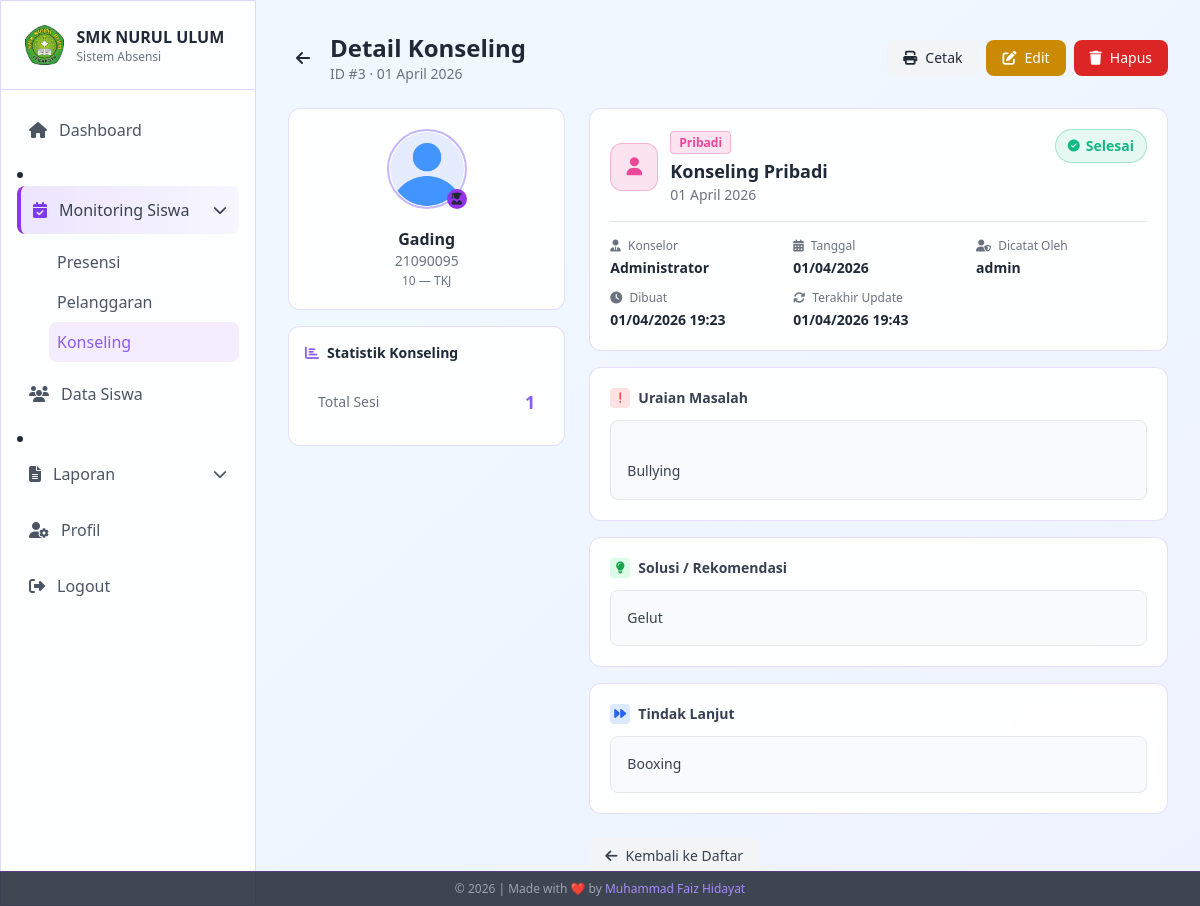
Screenshot of /admin/absensi/detailk.php?id=3 (signed in) with the database file from the repository.
### tables this page shows
CREATE TABLE `konseling` (
  `id` int NOT NULL AUTO_INCREMENT,
  `siswa_id` int NOT NULL,
  `tanggal` date NOT NULL,
  `jenis_konseling` varchar(20) NOT NULL,
  `masalah` text NOT NULL,
  `solusi` text,
  `tindak_lanjut` text,
  `konselor` varchar(100) NOT NULL,
  `status` varchar(20) DEFAULT 'Pending',
  `created_by` int DEFAULT NULL COMMENT 'FK ke users.id (admin yang input)',
  `created_at` timestamp NULL DEFAULT CURRENT_TIMESTAMP,
  `updated_at` timestamp NULL DEFAULT CURRENT_TIMESTAMP ON UPDATE CURRENT_TIMESTAMP,
  PRIMARY KEY (`id`)
);

CREATE TABLE `siswa` (
  `id` int NOT NULL AUTO_INCREMENT,
  `user_id` int DEFAULT NULL COMMENT 'FK ke tabel users',
  `nis` varchar(20) NOT NULL,
  `nama_lengkap` varchar(100) NOT NULL,
  `kelas` enum('10','11','12') NOT NULL,
  `jurusan` enum('TKJ','MP','AKL','TSM','TKR') NOT NULL,
  `email` varchar(100) NOT NULL,
  `password` varchar(255) NOT NULL,
  `foto_profil` varchar(255) DEFAULT 'assets/default/photo-profile.png',
  `created_at` timestamp NOT NULL DEFAULT CURRENT_TIMESTAMP,
  `updated_at` timestamp NOT NULL DEFAULT CURRENT_TIMESTAMP ON UPDATE CURRENT_TIMESTAMP,
  PRIMARY KEY (`id`),
  UNIQUE KEY `nis` (`nis`),
  UNIQUE KEY `email` (`email`),
  KEY `fk_siswa_user` (`user_id`),
  CONSTRAINT `fk_siswa_user` FOREIGN KEY (`user_id`) REFERENCES `users` (`id`) ON DELETE SET NULL
);

CREATE TABLE `users` (
  `id` int NOT NULL AUTO_INCREMENT,
  `username` varchar(50) NOT NULL,
  `email` varchar(100) NOT NULL,
  `password` varchar(255) NOT NULL,
  `nama_lengkap` varchar(100) NOT NULL,
  `role` enum('admin','siswa','kepsek','wali_kelas') NOT NULL,
  `foto_profil` varchar(255) DEFAULT 'assets/default/photo-profile.png',
  `last_login` datetime DEFAULT NULL,
  `nip` varchar(30) DEFAULT NULL COMMENT 'Untuk kepsek dan wali_kelas',
  `nis` varchar(20) DEFAULT NULL COMMENT 'Untuk siswa',
  `kelas` varchar(20) DEFAULT NULL COMMENT 'Untuk wali_kelas (nama jurusan) & siswa (10/11/12)',
  `tingkat` enum('10','11','12') DEFAULT NULL COMMENT 'Untuk wali_kelas & siswa',
  `rombel` varchar(30) DEFAULT NULL COMMENT 'Contoh: TKR 1',
  `jurusan` varchar(50) DEFAULT NULL COMMENT 'Untuk wali_kelas & siswa',
  `created_at` timestamp NOT NULL DEFAULT CURRENT_TIMESTAMP,
  `updated_at` timestamp NOT NULL DEFAULT CURRENT_TIMESTAMP ON UPDATE CURRENT_TIMESTAMP,
  PRIMARY KEY (`id`),
  UNIQUE KEY `username` (`username`),
  UNIQUE KEY `email` (`email`),
  UNIQUE KEY `nis` (`nis`)
);

### admin/absensi/detailk.php (the view, shortened to what the rows shown need)
<?php
require_once '../../config/database.php';
$id = (int) ($_GET['id'] ?? 0);
$stmt = $conn->prepare(
    "SELECT k.*,
            s.nama_lengkap, s.nis, s.kelas, s.jurusan, s.foto_profil,
            u.username as nama_admin
     FROM konseling k
     JOIN siswa s ON k.siswa_id = s.id
     LEFT JOIN users u ON k.created_by = u.id
     WHERE k.id = :id"
);
$stmt->execute(['id' => $id]);
$k = $stmt->fetch(PDO::FETCH_ASSOC);
function statusClass($s)
{
    return match ($s) {
        'Selesai' => 'status-selesai',
        'Ditunda' => 'status-ditunda',
        default => 'status-proses',
    };
}
function statusIcon($s)
{
    return match ($s) {
        'Selesai' => 'fa-check-circle',
        'Ditunda' => 'fa-pause-circle',
        default => 'fa-spinner',
    };
}
function jenisClass($j)
{
    return 'badge-' . strtolower($j);
}
?>
<!DOCTYPE html>
<html lang="en">
<head>
    <script src="https://cdn.tailwindcss.com"></script>
    <link rel="stylesheet" href="https://cdnjs.cloudflare.com/ajax/libs/font-awesome/6.4.2/css/all.min.css">
</head>
<body class="min-h-screen text-gray-800 bg-fixed">
    <aside id="sidebar"
        class="fixed top-0 left-0 h-screen w-64 glass-effect border-r border-violet-200 z-50 sidebar-transition -translate-x-full lg:translate-x-0">
        <div class="flex items-center justify-between p-4 lg:p-6 border-b border-violet-200">
            <div class="flex items-center gap-3">
                <div>
                    <h1 class="font-semibold text-sm lg:text-base text-gray-800">SMK NURUL ULUM</h1>
                </div>
            </div>
        </div>
    </aside>
    <main class="lg:ml-64 min-h-screen bg-gradient-to-br from-sky-50 to-indigo-50 transition-all duration-300">
        <div class="p-4 lg:p-8">
            <div class="max-w-5xl mx-auto">
                <div class="flex flex-wrap items-center justify-between gap-4 mb-6 no-print">
                    <div class="flex items-center gap-3">
                        <div>
                            <h1 class="text-xl md:text-2xl font-bold">Detail Konseling</h1>
                            <p class="text-gray-500 text-sm">ID #<?= $k['id'] ?> &middot;
                                <?= date('d F Y', strtotime($k['tanggal'])) ?></p>
                        </div>
                    </div>
                </div>
                <div class="grid grid-cols-1 lg:grid-cols-3 gap-6">
                    <div class="lg:col-span-1 space-y-4">
                        <div class="glass-effect rounded-xl p-5 text-center animate-fade-in">
                            <div class="relative inline-block mb-3">
                                <img src="../../<?= $k['foto_profil'] ?: 'assets/default/avatar.png' ?>"
                                    alt="Foto Siswa"
                                    class="w-20 h-20 rounded-full object-cover border-2 border-violet-300 mx-auto">
                                <span
                                    class="absolute bottom-0 right-0 w-5 h-5 bg-purple-600 rounded-full flex items-center justify-center">
                                    <i class="fas fa-user-graduate text-xs"></i>
                                </span>
                            </div>
                            <h2 class="font-bold text-base"><?= htmlspecialchars($k['nama_lengkap']) ?></h2>
                            <p class="text-gray-500 text-sm"><?= $k['nis'] ?></p>
                            <p class="text-gray-500 text-xs mt-0.5"><?= $k['kelas'] ?> &mdash; <?= $k['jurusan'] ?></p>
                        </div>
                    </div>
                    <div class="lg:col-span-2 space-y-4">
                        <div class="glass-effect rounded-xl p-5 animate-fade-in">
                            <div class="flex flex-wrap items-start justify-between gap-4">
                                <div class="flex items-center gap-3">
                                    <div>
                                        <span class="text-xs font-bold px-2 py-0.5 rounded <?= jenisClass($k['jenis_konseling']) ?>">
                                            <?= htmlspecialchars($k['jenis_konseling']) ?>
                                        </span>
                                        <p class="text-lg font-bold mt-1 text-gray-800">Konseling <?= htmlspecialchars($k['jenis_konseling']) ?></p>
                                        <p class="text-gray-500 text-sm"><?= date('d F Y', strtotime($k['tanggal'])) ?></p>
                                    </div>
                                </div>
                                <div class="flex flex-col items-end gap-2">
                                    <span class="px-3 py-1.5 rounded-full text-sm font-semibold flex items-center gap-1.5 <?= statusClass($k['status']) ?>">
                                        <i class="fas <?= statusIcon($k['status']) ?> text-xs"></i>
                                        <?= $k['status'] ?>
                                    </span>
                                </div>
                            </div>
                            <div class="mt-4 grid grid-cols-2 sm:grid-cols-3 gap-3 pt-4 border-t border-gray-200">
                                <div>
                                    <p class="text-xs text-gray-500 mb-1"><i class="fas fa-user-tie mr-1"></i> Konselor</p>
                                    <p class="text-sm font-semibold text-gray-800"><?= htmlspecialchars($k['konselor']) ?></p>
                                </div>
                                <div>
                                    <p class="text-xs text-gray-500 mb-1"><i class="fas fa-calendar-alt mr-1"></i> Tanggal</p>
                                    <p class="text-sm font-semibold text-gray-800"><?= date('d/m/Y', strtotime($k['tanggal'])) ?></p>
                                </div>
                                <div>
                                    <p class="text-xs text-gray-500 mb-1"><i class="fas fa-user-shield mr-1"></i> Dicatat Oleh</p>
                                    <p class="text-sm font-semibold text-gray-800"><?= htmlspecialchars($k['nama_admin'] ?? 'Admin') ?></p>
                                </div>
                                <div>
                                    <p class="text-xs text-gray-500 mb-1"><i class="fas fa-clock mr-1"></i> Dibuat</p>
                                    <p class="text-sm font-semibold text-gray-800"><?= date('d/m/Y H:i', strtotime($k['created_at'])) ?></p>
                                </div>
                                <div class="col-span-2">
                                    <p class="text-xs text-gray-500 mb-1"><i class="fas fa-sync mr-1"></i> Terakhir Update</p>
                                    <p class="text-sm font-semibold text-gray-800"><?= date('d/m/Y H:i', strtotime($k['updated_at'])) ?></p>
                                </div>
                            </div>
                        </div>
                        <div class="glass-effect rounded-xl p-5 animate-fade-in-d1">
                            <div class="bg-gray-50 border border-gray-200 rounded-lg p-4">
                                <p class="text-sm text-gray-700 leading-relaxed whitespace-pre-line">
                                    <?= $k['masalah'] ? nl2br(htmlspecialchars($k['masalah'])) : '<span class="text-gray-400 italic">Tidak ada uraian masalah</span>' ?>
                                </p>
                            </div>
                        </div>
                        <div class="glass-effect rounded-xl p-5 animate-fade-in-d2">
                            <div class="bg-gray-50 border border-gray-200 rounded-lg p-4">
                                <?php if ($k['solusi']): ?>
                                    <p class="text-sm text-gray-700 leading-relaxed whitespace-pre-line"><?= nl2br(htmlspecialchars($k['solusi'])) ?></p>
                                <?php else: ?>
                                    <p class="text-gray-400 italic text-sm">Belum ada solusi yang dicatat</p>
                                <?php endif; ?>
                            </div>
                        </div>
                        <div class="glass-effect rounded-xl p-5 animate-fade-in-d3">
                            <div class="bg-gray-50 border border-gray-200 rounded-lg p-4">
                                <?php if ($k['tindak_lanjut']): ?>
                                    <p class="text-sm text-gray-700 leading-relaxed whitespace-pre-line"><?= nl2br(htmlspecialchars($k['tindak_lanjut'])) ?></p>
                                <?php else: ?>
                                    <p class="text-gray-400 italic text-sm">Belum ada tindak lanjut yang dicatat</p>
                                <?php endif; ?>
                            </div>
                        </div>
                    </div>
                </div>
            </div>
        </div>
    </main>
</body>
</html>

### rows the page displays
konseling: id "3", tanggal "01 April 2026", siswa.foto_profil (picture), siswa.nama_lengkap "Gading", siswa.nis "21090095", siswa.kelas "10", siswa.jurusan "TKJ", jenis_konseling "Pribadi", status "Selesai", konselor "Administrator", tanggal "01/04/2026", users.username "admin", created_at "01/04/2026 19:23", updated_at "01/04/2026 19:43", masalah "Bullying", solusi "Gelut", tindak_lanjut "Booxing"

### other values shown
$total_sesi "1"
